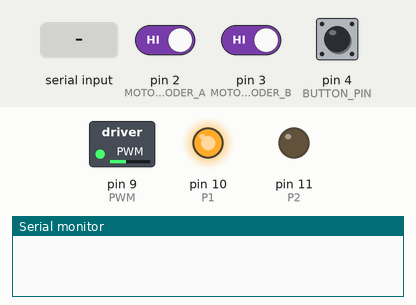
The sketch below on a simulated Arduino Uno, built with avr-gcc and run on an emulated ATmega328P. Parts: switched loads named in the sketch (green lamp = pin HIGH), output pins drawn as LEDs (lit = HIGH), the last lines printed to the serial monitor. The test bench sets the inputs (shaded band); at power-on: pin 2 (MOTOR_ENCODER_A) HIGH, pin 3 (MOTOR_ENCODER_B) HIGH, pin 4 (BUTTON_PIN) HIGH.

Above: at 0.3 s.
At 1.7 s:
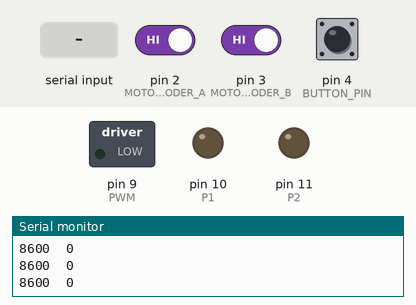
1.8 s: "s\n" received over Serial
At 2.4 s:
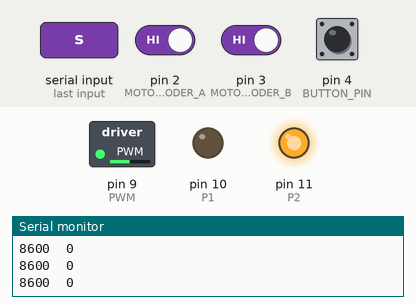
Timing chart, 0 to 4.8 s (numbered marks = the images above; inputs shaded):
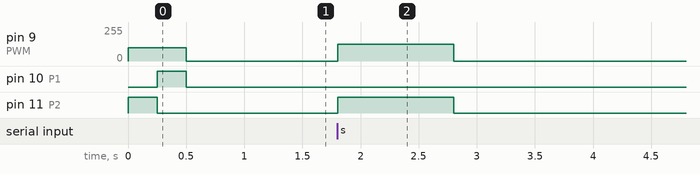

The sketch:

M8_Wheel.ino
```cpp
#include <util/atomic.h> // For the ATOMIC_BLOCK macro
#include <Bounce2.h>

#define MOTOR_ENCODER_A 2
#define MOTOR_ENCODER_B 3

#define ENCODER_CONSTANT 2
#define WHEEL_DIAMETER_CM 6.5
#define WHEEL_DISTANCE_CM 14.5

#define BUTTON_PIN 4
Bounce debouncer = Bounce();

int pinAState = 0;
int pinAStateOld = 0;
int pinBState = 0;
int pinBStateOld = 0;

const float defaultEncoderPosValue = (8600 - 5000) * ENCODER_CONSTANT;
volatile long encoder0pos = defaultEncoderPosValue;

boolean doCounterForce = true;
boolean doingSpin = false;

float outputValue = 0;

int force = map(defaultEncoderPosValue, 100, 0, 50, 215);

void setup() {
  Serial.begin(9600);

  pinMode(MOTOR_ENCODER_A, INPUT);
  digitalWrite(MOTOR_ENCODER_A, HIGH);
  pinMode(MOTOR_ENCODER_B, INPUT);
  digitalWrite(MOTOR_ENCODER_B, HIGH);

  attachInterrupt(digitalPinToInterrupt(MOTOR_ENCODER_A), setEncoderValue, CHANGE);
  attachInterrupt(digitalPinToInterrupt(MOTOR_ENCODER_B), setEncoderValue, CHANGE);

  pinMode(9, OUTPUT); // PWM
  pinMode(10, OUTPUT); // P1
  pinMode(11, OUTPUT); // P2

  pinMode(BUTTON_PIN, INPUT_PULLUP);
  debouncer.attach(BUTTON_PIN);
  debouncer.interval(1000);

  setMotor(1, 100, 9, 10, 11);
  delay(250);
  setMotor(-1, 100, 9, 10, 11);
  delay(250);
  setMotor(0, 0, 9, 10, 11);
}

void loop() {
  if (!doingSpin) setEncoderValue(); // Update encoder value
  outputValue = constrain(map((encoder0pos / ENCODER_CONSTANT), -5000, 5000, 0, 10000), 0, 10000)/100.0;
  force = map(outputValue, 100, 0, 50, 215);

  debouncer.update();


  // Check for manual rotation
  static unsigned long lastUpdateTime = millis();
  static bool forceApplied = false;

  if (doCounterForce) {
    int dir = checkManualRotation();
    if (dir < 0 && !forceApplied) { // clockwise
      setMotor(1, force   , 9, 10, 11); // Apply counter force.
      forceApplied = true;
      //delay(100);
    } else {
      setMotor(0, 0, 9, 10, 11);
      forceApplied = false;
    }
    lastUpdateTime = millis();
  }

  // Check for serial command to trigger spin
  if (Serial.available() > 0) {
    char command = Serial.read();
    if (command == 's') {
      spinClockwiseReset();
    }
  }

  // Print encoder values
  // Serial.print("Encoder: ");
  Serial.print(int(outputValue*100));
  Serial.print('\t');
  Serial.print(1 - debouncer.read());
  Serial.print('\n');
}

void setEncoderValue() {
  pinAState = digitalRead(MOTOR_ENCODER_A);
  pinBState = digitalRead(MOTOR_ENCODER_B);

  if (pinAState == 0 && pinBState == 0) {
    if (pinAStateOld == 1 && pinBStateOld == 0)  // forward
      encoder0pos++;
    if (pinAStateOld == 0 && pinBStateOld == 1)  // reverse
      encoder0pos--;
  }
  if (pinAState == 0 && pinBState == 1) {
    if (pinAStateOld == 0 && pinBStateOld == 0)  // forward
      encoder0pos++;
    if (pinAStateOld == 1 && pinBStateOld == 1)  // reverse
      encoder0pos--;
  }
  if (pinAState == 1 && pinBState == 1) {
    if (pinAStateOld == 0 && pinBStateOld == 1)  // forward
      encoder0pos++;
    if (pinAStateOld == 1 && pinBStateOld == 0)  // reverse
      encoder0pos--;
  }

  if (pinAState == 1 && pinBState == 0) {
    if (pinAStateOld == 1 && pinBStateOld == 1)  // forward
      encoder0pos++;
    if (pinAStateOld == 0 && pinBStateOld == 0)  // reverse
      encoder0pos--;
  }

  pinAStateOld = pinAState;
  pinBStateOld = pinBState;

  if (encoder0pos - 300 >= (5000 * ENCODER_CONSTANT)) {
    encoder0pos = 5000 * ENCODER_CONSTANT;  // Set to maximum value
  } else if (encoder0pos + 300 <= (-5000 * ENCODER_CONSTANT)) {
    encoder0pos = -5000 * ENCODER_CONSTANT; // Set to minimum value
  }
}

void setMotor(int dir, int pwmVal, int pwm, int in1, int in2) {
  analogWrite(pwm, pwmVal);
  if (dir == 1) {
    digitalWrite(in1, LOW);
    digitalWrite(in2, HIGH);
  } else if (dir == -1) {
    digitalWrite(in1, HIGH);
    digitalWrite(in2, LOW);
  } else {
    digitalWrite(in1, LOW);
    digitalWrite(in2, LOW);
  }
}

int checkManualRotation() {
  static long lastPos = 0;
  long currentPos = encoder0pos;
  int dir = 0;

  if (currentPos < lastPos - 1) {
    dir = -1;
  }
  else if (currentPos > lastPos) {
    dir = 1;
  }

  lastPos = currentPos;
  return dir;
}

void spinClockwiseReset() {
  unsigned long startTime = millis();
  setMotor(1, 125, 9, 10, 11); // Spin clockwise
  doCounterForce = false;
  doingSpin = true;
  delay(1000);
  encoder0pos = defaultEncoderPosValue;
  doCounterForce = true;
  setMotor(0, 0, 9, 10, 11); // Stop the motor
  delay(1250);
  encoder0pos = defaultEncoderPosValue;
  doingSpin = false;
}
```

Measured:
- after the input at 1.8 s, pin 9 (PWM): 0/255 → 125/255 at once, → 0/255 1.0 s later; pin 11 (P2): LOW → HIGH at once, → LOW 1.0 s later
